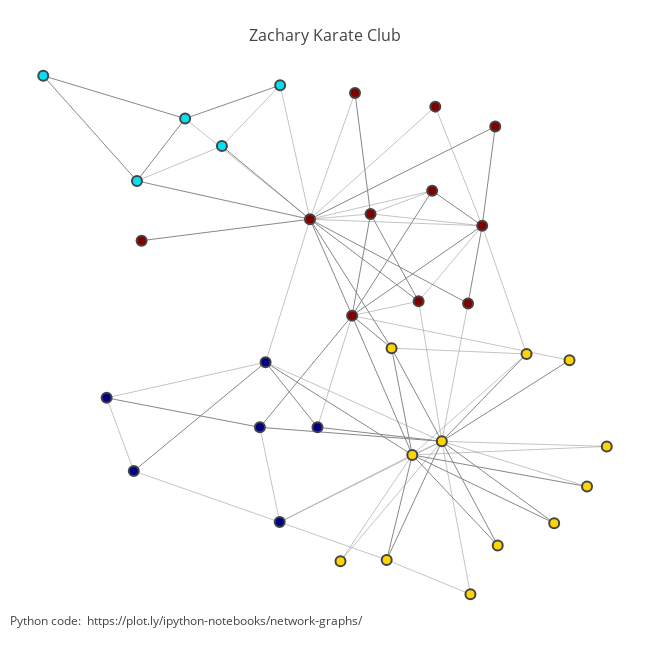

The notebook cell this image was saved under:
### Markdown cell above
### Version 02:  Various Edge Widths

### Code cell
Xn=[layt[k][0] for k in range(N)]
Yn=[layt[k][1] for k in range(N)]

node_trace = Scatter(
    x=Xn,
    y=Yn, 
    text=[],
    mode='markers', 
    hoverinfo='text',
    showlegend=True,
    marker=Marker(
        showscale=False,
        # colorscale options
        # 'Greys' | 'Greens' | 'Bluered' | 'Hot' | 'Picnic' | 'Portland' |
        # Jet' | 'RdBu' | 'Blackbody' | 'Earth' | 'Electric' | 'YIOrRd' | 'YIGnBu'
        colorscale='Jet',
        reversescale=True,
        color=[], 
        size=10,         
        colorbar=dict(
            thickness=15,
            title='Group Membership',
            xanchor='left',
            titleside='right'
        ),
        line=dict(width=2)))

grp = [0,0,0,0,0,0,0,0,1,1,0,0,0,0,1,1,0,0,1,0,1,0,1,1,1,1,1,1,1,1,1,1,1,1]
grp = [0,0,0,0,2,2,2,0,1,1,2,0,0,0,1,1,2,0,1,0,1,0,1,3,3,3,1,3,3,1,1,3,1,1]

for i,v in enumerate(grp):
    node_trace['marker']['color'].append(v)
    node_info = 'Group Number: ' + str(v)
    node_trace['text'].append(node_info)

lines=[]# the list of dicts defining   edge  Plotly attributes
edge_info=[]# the list of points on edges where  the information is placed

for j, e in enumerate(E):
    xs = [layt[e[0]][0],layt[e[1]][0]]
    ys = [layt[e[0]][1],layt[e[1]][1]]

    lines.append(Scatter(x=xs,
                         y=ys,
                         mode='lines',
                         line=Line(color='#888',
                                  width=Weights[j] / 2#The  width is proportional to the edge weight
                                 ),
                        hoverinfo='none'
                       )
                )

fig = Figure(data=Data(lines + [node_trace]),
             layout=Layout(
                title='<br>Zachary Karate Club',
                titlefont=dict(size=16),
                showlegend=False, 
                width=650,
                height=650,
                hovermode='closest',
                margin=dict(b=20,l=5,r=5,t=40),
                annotations=[ dict(
                    text="Python code: <a href='https://plot.ly/ipython-notebooks/network-graphs/'> https://plot.ly/ipython-notebooks/network-graphs/</a>",
                    showarrow=False,
                    xref="paper", yref="paper",
                    x=0.005, y=-0.002 ) ],
                xaxis=XAxis(showgrid=False, zeroline=False, showticklabels=False),
                yaxis=YAxis(showgrid=False, zeroline=False, showticklabels=False)))

iplot(fig, filename='networkx')

### Figure 1 — Plotly figure (JSON) as saved in the notebook; plotly's stock layout.template omitted (floating-point values rounded to 4 significant figures)
{"data": [{"hoverinfo": "none", "line": {"color": "#888", "width": 0.5}, "mode": "lines", "type": "scatter", "x": [0.09307, 1.304], "y": [-0.8564, -0.9149]}, {"hoverinfo": "none", "line": {"color": "#888", "width": 1}, "mode": "lines", "type": "scatter", "x": [0.09307, 0.3894], "y": [-0.8564, -1.719]}, {"hoverinfo": "none", "line": {"color": "#888", "width": 1}, "mode": "lines", "type": "scatter", "x": [1.304, 0.3894], "y": [-0.9149, -1.719]}, {"hoverinfo": "none", "line": {"color": "#888", "width": 0.5}, "mode": "lines", "type": "scatter", "x": [0.09307, 0.5191], "y": [-0.8564, -0.8085]}, {"hoverinfo": "none", "line": {"color": "#888", "width": 0.5}, "mode": "lines", "type": "scatter", "x": [1.304, 0.5191], "y": [-0.9149, -0.8085]}, {"hoverinfo": "none", "line": {"color": "#888", "width": 1}, "mode": "lines", "type": "scatter", "x": [0.3894, 0.5191], "y": [-1.719, -0.8085]}, {"hoverinfo": "none", "line": {"color": "#888", "width": 1}, "mode": "lines", "type": "scatter", "x": [0.09307, -0.5263], "y": [-0.8564, -0.2013]}, {"hoverinfo": "none", "line": {"color": "#888", "width": 0.5}, "mode": "lines", "type": "scatter", "x": [0.09307, -0.7851], "y": [-0.8564, 0.04503]}, {"hoverinfo": "none", "line": {"color": "#888", "width": 1}, "mode": "lines", "type": "scatter", "x": [0.09307, -1.124], "y": [-0.8564, -0.5133]}, {"hoverinfo": "none", "line": {"color": "#888", "width": 0.5}, "mode": "lines", "type": "scatter", "x": [-0.5263, -1.124], "y": [-0.2013, -0.5133]}, {"hoverinfo": "none", "line": {"color": "#888", "width": 1}, "mode": "lines", "type": "scatter", "x": [-0.7851, -1.124], "y": [0.04503, -0.5133]}, {"hoverinfo": "none", "line": {"color": "#888", "width": 0.5}, "mode": "lines", "type": "scatter", "x": [0.09307, 0.9527], "y": [-0.8564, -0.6016]}, {"hoverinfo": "none", "line": {"color": "#888", "width": 1}, "mode": "lines", "type": "scatter", "x": [1.304, 0.9527], "y": [-0.9149, -0.6016]}, {"hoverinfo": "none", "line": {"color": "#888", "width": 1}, "mode": "lines", "type": "scatter", "x": [0.3894, 0.9527], "y": [-1.719, -0.6016]}, {"hoverinfo": "none", "line": {"color": "#888", "width": 0.5}, "mode": "lines", "type": "scatter", "x": [0.5191, 0.9527], "y": [-0.8085, -0.6016]}, {"hoverinfo": "none", "line": {"color": "#888", "width": 1}, "mode": "lines", "type": "scatter", "x": [0.09307, 0.6671], "y": [-0.8564, -2.011]}, {"hoverinfo": "none", "line": {"color": "#888", "width": 1}, "mode": "lines", "type": "scatter", "x": [0.3894, 0.6671], "y": [-1.719, -2.011]}, {"hoverinfo": "none", "line": {"color": "#888", "width": 0.5}, "mode": "lines", "type": "scatter", "x": [0.3894, 1.918], "y": [-1.719, -2.118]}, {"hoverinfo": "none", "line": {"color": "#888", "width": 0.5}, "mode": "lines", "type": "scatter", "x": [0.09307, -0.117], "y": [-0.8564, 0.3433]}, {"hoverinfo": "none", "line": {"color": "#888", "width": 0.5}, "mode": "lines", "type": "scatter", "x": [-0.5263, -0.117], "y": [-0.2013, 0.3433]}, {"hoverinfo": "none", "line": {"color": "#888", "width": 1}, "mode": "lines", "type": "scatter", "x": [-0.7851, -0.117], "y": [0.04503, 0.3433]}, {"hoverinfo": "none", "line": {"color": "#888", "width": 1}, "mode": "lines", "type": "scatter", "x": [0.09307, -1.091], "y": [-0.8564, -1.048]}, {"hoverinfo": "none", "line": {"color": "#888", "width": 0.5}, "mode": "lines", "type": "scatter", "x": [0.09307, 0.4099], "y": [-0.8564, 0.2743]}, {"hoverinfo": "none", "line": {"color": "#888", "width": 1}, "mode": "lines", "type": "scatter", "x": [0.5191, 0.4099], "y": [-0.8085, 0.2743]}, {"hoverinfo": "none", "line": {"color": "#888", "width": 1}, "mode": "lines", "type": "scatter", "x": [0.09307, 0.8572], "y": [-0.8564, -1.59]}, {"hoverinfo": "none", "line": {"color": "#888", "width": 0.5}, "mode": "lines", "type": "scatter", "x": [1.304, 0.8572], "y": [-0.9149, -1.59]}, {"hoverinfo": "none", "line": {"color": "#888", "width": 0.5}, "mode": "lines", "type": "scatter", "x": [0.3894, 0.8572], "y": [-1.719, -1.59]}, {"hoverinfo": "none", "line": {"color": "#888", "width": 1}, "mode": "lines", "type": "scatter", "x": [0.5191, 0.8572], "y": [-0.8085, -1.59]}, {"hoverinfo": "none", "line": {"color": "#888", "width": 1}, "mode": "lines", "type": "scatter", "x": [-0.7851, -1.783], "y": [0.04503, 0.4282]}, {"hoverinfo": "none", "line": {"color": "#888", "width": 1}, "mode": "lines", "type": "scatter", "x": [-1.124, -1.783], "y": [-0.5133, 0.4282]}, {"hoverinfo": "none", "line": {"color": "#888", "width": 1}, "mode": "lines", "type": "scatter", "x": [0.09307, 1.396], "y": [-0.8564, -0.02673]}, {"hoverinfo": "none", "line": {"color": "#888", "width": 1}, "mode": "lines", "type": "scatter", "x": [1.304, 1.396], "y": [-0.9149, -0.02673]}, {"hoverinfo": "none", "line": {"color": "#888", "width": 1}, "mode": "lines", "type": "scatter", "x": [0.09307, 1.205], "y": [-0.8564, -1.61]}, {"hoverinfo": "none", "line": {"color": "#888", "width": 1}, "mode": "lines", "type": "scatter", "x": [1.304, 1.205], "y": [-0.9149, -1.61]}, {"hoverinfo": "none", "line": {"color": "#888", "width": 0.5}, "mode": "lines", "type": "scatter", "x": [0.09307, 0.9746], "y": [-0.8564, 0.1517]}, {"hoverinfo": "none", "line": {"color": "#888", "width": 0.5}, "mode": "lines", "type": "scatter", "x": [1.304, 0.9746], "y": [-0.9149, 0.1517]}, {"hoverinfo": "none", "line": {"color": "#888", "width": 0.5}, "mode": "lines", "type": "scatter", "x": [-0.1198, -1.146], "y": [-3.568, -3.11]}, {"hoverinfo": "none", "line": {"color": "#888", "width": 0.5}, "mode": "lines", "type": "scatter", "x": [-1.337, -1.146], "y": [-2.455, -3.11]}, {"hoverinfo": "none", "line": {"color": "#888", "width": 1}, "mode": "lines", "type": "scatter", "x": [0.3894, -0.259], "y": [-1.719, -2.719]}, {"hoverinfo": "none", "line": {"color": "#888", "width": 0.5}, "mode": "lines", "type": "scatter", "x": [-0.1198, -0.259], "y": [-3.568, -2.719]}, {"hoverinfo": "none", "line": {"color": "#888", "width": 1}, "mode": "lines", "type": "scatter", "x": [-1.337, -0.259], "y": [-2.455, -2.719]}, {"hoverinfo": "none", "line": {"color": "#888", "width": 0.5}, "mode": "lines", "type": "scatter", "x": [0.3894, 0.1458], "y": [-1.719, -2.718]}, {"hoverinfo": "none", "line": {"color": "#888", "width": 0.5}, "mode": "lines", "type": "scatter", "x": [-0.1198, 0.6327], "y": [-3.568, -3.906]}, {"hoverinfo": "none", "line": {"color": "#888", "width": 0.5}, "mode": "lines", "type": "scatter", "x": [1.222, 0.6327], "y": [-4.213, -3.906]}, {"hoverinfo": "none", "line": {"color": "#888", "width": 0.5}, "mode": "lines", "type": "scatter", "x": [1.304, 1.616], "y": [-0.9149, -2.062]}, {"hoverinfo": "none", "line": {"color": "#888", "width": 0.5}, "mode": "lines", "type": "scatter", "x": [0.6671, 1.616], "y": [-2.011, -2.062]}, {"hoverinfo": "none", "line": {"color": "#888", "width": 0.5}, "mode": "lines", "type": "scatter", "x": [0.09307, -0.2191], "y": [-0.8564, -2.137]}, {"hoverinfo": "none", "line": {"color": "#888", "width": 0.5}, "mode": "lines", "type": "scatter", "x": [-1.337, -0.2191], "y": [-2.455, -2.137]}, {"hoverinfo": "none", "line": {"color": "#888", "width": 1}, "mode": "lines", "type": "scatter", "x": [-1.146, -0.2191], "y": [-3.11, -2.137]}, {"hoverinfo": "none", "line": {"color": "#888", "width": 1}, "mode": "lines", "type": "scatter", "x": [0.1458, -0.2191], "y": [-2.718, -2.137]}, {"hoverinfo": "none", "line": {"color": "#888", "width": 1}, "mode": "lines", "type": "scatter", "x": [0.3894, 0.8126], "y": [-1.719, -2.966]}, {"hoverinfo": "none", "line": {"color": "#888", "width": 1}, "mode": "lines", "type": "scatter", "x": [0.6671, 0.8126], "y": [-2.011, -2.966]}, {"hoverinfo": "none", "line": {"color": "#888", "width": 0.5}, "mode": "lines", "type": "scatter", "x": [0.3077, 0.8126], "y": [-3.918, -2.966]}, {"hoverinfo": "none", "line": {"color": "#888", "width": 1}, "mode": "lines", "type": "scatter", "x": [1.811, 0.8126], "y": [-3.577, -2.966]}, {"hoverinfo": "none", "line": {"color": "#888", "width": 1}, "mode": "lines", "type": "scatter", "x": [2.042, 0.8126], "y": [-3.249, -2.966]}, {"hoverinfo": "none", "line": {"color": "#888", "width": 0.5}, "mode": "lines", "type": "scatter", "x": [2.18, 0.8126], "y": [-2.89, -2.966]}, {"hoverinfo": "none", "line": {"color": "#888", "width": 1}, "mode": "lines", "type": "scatter", "x": [1.413, 0.8126], "y": [-3.776, -2.966]}, {"hoverinfo": "none", "line": {"color": "#888", "width": 0.5}, "mode": "lines", "type": "scatter", "x": [-0.1198, 0.8126], "y": [-3.568, -2.966]}, {"hoverinfo": "none", "line": {"color": "#888", "width": 1}, "mode": "lines", "type": "scatter", "x": [0.6327, 0.8126], "y": [-3.906, -2.966]}, {"hoverinfo": "none", "line": {"color": "#888", "width": 0.5}, "mode": "lines", "type": "scatter", "x": [1.616, 0.8126], "y": [-2.062, -2.966]}, {"hoverinfo": "none", "line": {"color": "#888", "width": 1}, "mode": "lines", "type": "scatter", "x": [-0.2191, 0.8126], "y": [-2.137, -2.966]}, {"hoverinfo": "none", "line": {"color": "#888", "width": 1}, "mode": "lines", "type": "scatter", "x": [0.6671, 1.021], "y": [-2.011, -2.844]}, {"hoverinfo": "none", "line": {"color": "#888", "width": 1}, "mode": "lines", "type": "scatter", "x": [1.918, 1.021], "y": [-2.118, -2.844]}, {"hoverinfo": "none", "line": {"color": "#888", "width": 0.5}, "mode": "lines", "type": "scatter", "x": [0.8572, 1.021], "y": [-1.59, -2.844]}, {"hoverinfo": "none", "line": {"color": "#888", "width": 0.5}, "mode": "lines", "type": "scatter", "x": [0.3077, 1.021], "y": [-3.918, -2.844]}, {"hoverinfo": "none", "line": {"color": "#888", "width": 1}, "mode": "lines", "type": "scatter", "x": [1.811, 1.021], "y": [-3.577, -2.844]}, {"hoverinfo": "none", "line": {"color": "#888", "width": 0.5}, "mode": "lines", "type": "scatter", "x": [2.042, 1.021], "y": [-3.249, -2.844]}, {"hoverinfo": "none", "line": {"color": "#888", "width": 0.5}, "mode": "lines", "type": "scatter", "x": [1.205, 1.021], "y": [-1.61, -2.844]}, {"hoverinfo": "none", "line": {"color": "#888", "width": 0.5}, "mode": "lines", "type": "scatter", "x": [2.18, 1.021], "y": [-2.89, -2.844]}, {"hoverinfo": "none", "line": {"color": "#888", "width": 1}, "mode": "lines", "type": "scatter", "x": [1.413, 1.021], "y": [-3.776, -2.844]}, {"hoverinfo": "none", "line": {"color": "#888", "width": 0.5}, "mode": "lines", "type": "scatter", "x": [-0.1198, 1.021], "y": [-3.568, -2.844]}, {"hoverinfo": "none", "line": {"color": "#888", "width": 0.5}, "mode": "lines", "type": "scatter", "x": [1.222, 1.021], "y": [-4.213, -2.844]}, {"hoverinfo": "none", "line": {"color": "#888", "width": 1}, "mode": "lines", "type": "scatter", "x": [-0.259, 1.021], "y": [-2.719, -2.844]}, {"hoverinfo": "none", "line": {"color": "#888", "width": 1}, "mode": "lines", "type": "scatter", "x": [0.1458, 1.021], "y": [-2.718, -2.844]}, {"hoverinfo": "none", "line": {"color": "#888", "width": 1}, "mode": "lines", "type": "scatter", "x": [0.6327, 1.021], "y": [-3.906, -2.844]}, {"hoverinfo": "none", "line": {"color": "#888", "width": 1}, "mode": "lines", "type": "scatter", "x": [1.616, 1.021], "y": [-2.062, -2.844]}, {"hoverinfo": "none", "line": {"color": "#888", "width": 0.5}, "mode": "lines", "type": "scatter", "x": [-0.2191, 1.021], "y": [-2.137, -2.844]}, {"hoverinfo": "none", "line": {"color": "#888", "width": 0.5}, "mode": "lines", "type": "scatter", "x": [0.8126, 1.021], "y": [-2.966, -2.844]}, {"hoverinfo": "text", "marker": {"color": [0, 0, 0, 0, 2, 2, 2, 0, 1, 1, 2, 0, 0, 0, 1, 1, 2, 0, 1, 0, 1, 0, 1, 3, 3, 3, 1, 3, 3, 1, 1, 3, 1, 1], "colorbar": {"thickness": 15, "title": "Group Membership", "titleside": "right", "xanchor": "left"}, "colorscale": "Jet", "line": {"width": 2}, "reversescale": true, "showscale": false, "size": 10}, "mode": "markers", "showlegend": true, "text": ["Group Number: 0", "Group Number: 0", "Group Number: 0", "Group Number: 0", "Group Number: 2", "Group Number: 2", "Group Number: 2", "Group Number: 0", "Group Number: 1", "Group Number: 1", "Group Number: 2", "Group Number: 0", "Group Number: 0", "Group Number: 0", "Group Number: 1", "Group Number: 1", "Group Number: 2", "Group Number: 0", "Group Number: 1", "Group Number: 0", "Group Number: 1", "Group Number: 0", "Group Number: 1", "Group Number: 3", "Group Number: 3", "Group Number: 3", "Group Number: 1", "Group Number: 3", "Group Number: 3", "Group Number: 1", "Group Number: 1", "Group Number: 3", "Group Number: 1", "Group Number: 1"], "type": "scatter", "x": [0.09307, 1.304, 0.3894, 0.5191, -0.5263, -0.7851, -1.124, 0.9527, 0.6671, 1.918, -0.117, -1.091, 0.4099, 0.8572, 0.3077, 1.811, -1.783, 1.396, 2.042, 1.205, 2.18, 0.9746, 1.413, -0.1198, -1.337, -1.146, 1.222, -0.259, 0.1458, 0.6327, 1.616, -0.2191, 0.8126, 1.021], "y": [-0.8564, -0.9149, -1.719, -0.8085, -0.2013, 0.04503, -0.5133, -0.6016, -2.011, -2.118, 0.3433, -1.048, 0.2743, -1.59, -3.918, -3.577, 0.4282, -0.02673, -3.249, -1.61, -2.89, 0.1517, -3.776, -3.568, -2.455, -3.11, -4.213, -2.719, -2.718, -3.906, -2.062, -2.137, -2.966, -2.844]}], "layout": {"annotations": [{"showarrow": false, "text": "Python code: <a href='https://plot.ly/ipython-notebooks/network-graphs/'> https://plot.ly/ipython-notebooks/network-graphs/</a>", "x": 0.005, "xref": "paper", "y": -0.002, "yref": "paper"}], "height": 650, "hovermode": "closest", "margin": {"b": 20, "l": 5, "r": 5, "t": 40}, "showlegend": false, "title": "<br>Zachary Karate Club", "titlefont": {"size": 16}, "width": 650, "xaxis": {"showgrid": false, "showticklabels": false, "zeroline": false}, "yaxis": {"showgrid": false, "showticklabels": false, "zeroline": false}}}
